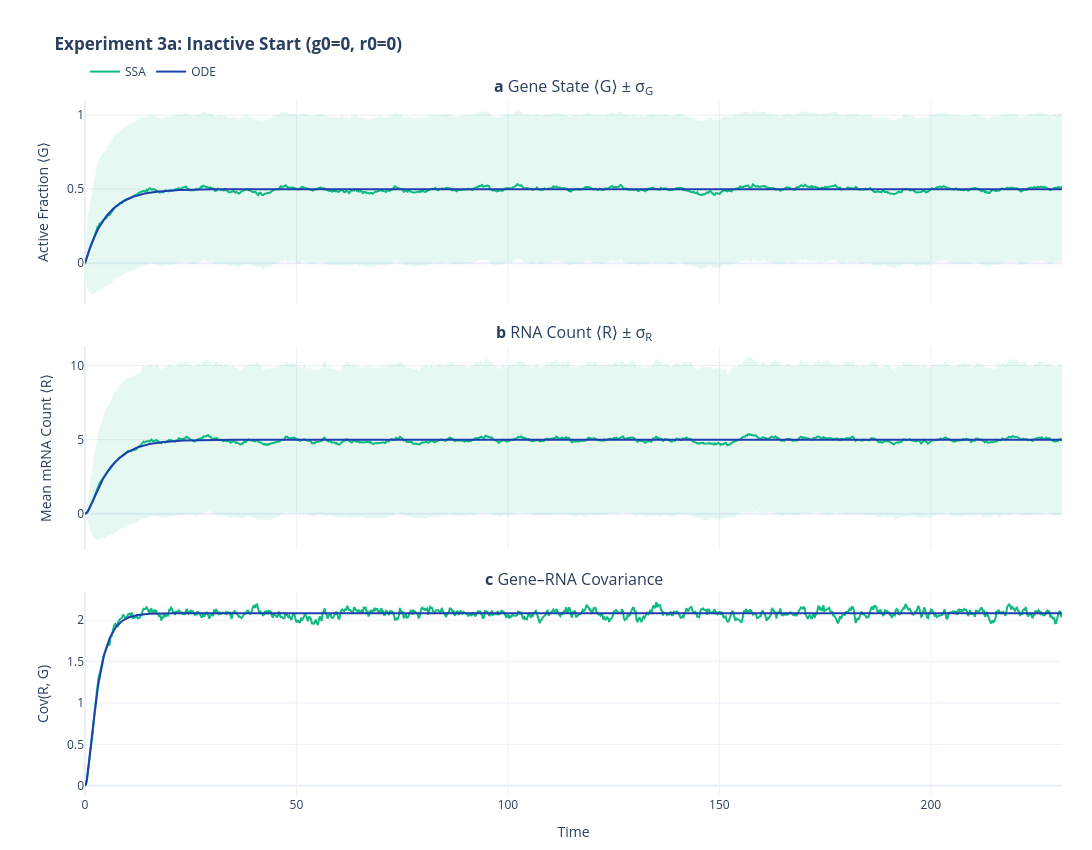

The notebook cell saved with this chart:
### Markdown cell above
### 3. Initial conditions — **3a. Inactive start** ($g_0=0,\; r_0=0$)

Gene resting, no mRNA → ⟨R⟩ builds up from zero.

### Code cell
run_comparison(
    title="Experiment 3a: Inactive Start (g0=0, r0=0)",
    g0=0,
    r0=0,
)

### Figure 1 — Plotly figure (JSON) as saved in the notebook; plotly's stock layout.template omitted (floating-point values rounded to 4 significant figures; data arrays with more than 128 entries replaced by an {"elided": "..."} marker saying what was removed)
{"data": [{"hoverinfo": "skip", "legendgroup": "ssa", "line": {"width": 0}, "showlegend": false, "type": "scatter", "x": {"elided": "1000 float values"}, "xaxis": "x", "y": {"elided": "1000 float values"}, "yaxis": "y"}, {"fill": "tonexty", "fillcolor": "rgba(16, 185, 129, 0.10)", "hoverinfo": "skip", "legendgroup": "ssa", "line": {"width": 0}, "showlegend": false, "type": "scatter", "x": {"elided": "1000 float values"}, "xaxis": "x", "y": {"elided": "1000 float values"}, "yaxis": "y"}, {"hovertemplate": "SSA ⟨G⟩ = %{y:.3f}<extra></extra>", "legendgroup": "ssa", "line": {"color": "#10B981", "width": 2}, "name": "SSA", "showlegend": true, "type": "scatter", "x": {"elided": "1000 float values"}, "xaxis": "x", "y": {"elided": "1000 float values"}, "yaxis": "y"}, {"hovertemplate": "ODE ⟨G⟩ = %{y:.3f}<extra></extra>", "legendgroup": "ode", "line": {"color": "#1E40AF", "width": 2}, "name": "ODE", "showlegend": true, "type": "scatter", "x": {"elided": "1000 float values"}, "xaxis": "x", "y": {"elided": "1000 float values"}, "yaxis": "y"}, {"hoverinfo": "skip", "legendgroup": "ssa", "line": {"width": 0}, "showlegend": false, "type": "scatter", "x": {"elided": "1000 float values"}, "xaxis": "x2", "y": {"elided": "1000 float values"}, "yaxis": "y2"}, {"fill": "tonexty", "fillcolor": "rgba(16, 185, 129, 0.10)", "hoverinfo": "skip", "legendgroup": "ssa", "line": {"width": 0}, "showlegend": false, "type": "scatter", "x": {"elided": "1000 float values"}, "xaxis": "x2", "y": {"elided": "1000 float values"}, "yaxis": "y2"}, {"hovertemplate": "SSA ⟨R⟩ = %{y:.1f}<extra></extra>", "legendgroup": "ssa", "line": {"color": "#10B981", "width": 2}, "showlegend": false, "type": "scatter", "x": {"elided": "1000 float values"}, "xaxis": "x2", "y": {"elided": "1000 float values"}, "yaxis": "y2"}, {"hovertemplate": "ODE ⟨R⟩ = %{y:.1f}<extra></extra>", "legendgroup": "ode", "line": {"color": "#1E40AF", "width": 2}, "showlegend": false, "type": "scatter", "x": {"elided": "1000 float values"}, "xaxis": "x2", "y": {"elided": "1000 float values"}, "yaxis": "y2"}, {"hovertemplate": "SSA Cov = %{y:.3f}<extra></extra>", "legendgroup": "ssa", "line": {"color": "#10B981", "width": 2}, "showlegend": false, "type": "scatter", "x": {"elided": "1000 float values"}, "xaxis": "x3", "y": {"elided": "1000 float values"}, "yaxis": "y3"}, {"hovertemplate": "ODE Cov = %{y:.3f}<extra></extra>", "legendgroup": "ode", "line": {"color": "#1E40AF", "width": 2}, "showlegend": false, "type": "scatter", "x": {"elided": "1000 float values"}, "xaxis": "x3", "y": {"elided": "1000 float values"}, "yaxis": "y3"}], "layout": {"annotations": [{"font": {"size": 16}, "showarrow": false, "text": "<b>a</b> Gene State ⟨G⟩ ± σ<sub>G</sub>", "x": 0.5, "xanchor": "center", "xref": "paper", "y": 1.0, "yanchor": "bottom", "yref": "paper"}, {"font": {"size": 16}, "showarrow": false, "text": "<b>b</b> RNA Count ⟨R⟩ ± σ<sub>R</sub>", "x": 0.5, "xanchor": "center", "xref": "paper", "y": 0.6467, "yanchor": "bottom", "yref": "paper"}, {"font": {"size": 16}, "showarrow": false, "text": "<b>c</b> Gene–RNA Covariance", "x": 0.5, "xanchor": "center", "xref": "paper", "y": 0.2933, "yanchor": "bottom", "yref": "paper"}], "height": 850, "hovermode": "x", "legend": {"bgcolor": "rgba(255, 255, 255, 0.5)", "groupclick": "togglegroup", "orientation": "h", "x": 0, "xanchor": "left", "y": 1.02, "yanchor": "bottom"}, "margin": {"b": 50, "l": 85, "r": 30, "t": 100}, "title": {"text": "<b>Experiment 3a: Inactive Start (g0=0, r0=0)</b>"}, "width": 1100, "xaxis": {"anchor": "y", "domain": [0.0, 1.0], "matches": "x3", "showticklabels": false}, "xaxis2": {"anchor": "y2", "domain": [0.0, 1.0], "matches": "x3", "showticklabels": false}, "xaxis3": {"anchor": "y3", "domain": [0.0, 1.0], "title": {"text": "Time"}}, "yaxis": {"anchor": "x", "domain": [0.7067, 1.0], "title": {"text": "Active Fraction ⟨G⟩"}}, "yaxis2": {"anchor": "x2", "domain": [0.3533, 0.6467], "title": {"text": "Mean mRNA Count ⟨R⟩"}}, "yaxis3": {"anchor": "x3", "domain": [0.0, 0.2933], "title": {"text": "Cov(R, G)"}}}}
